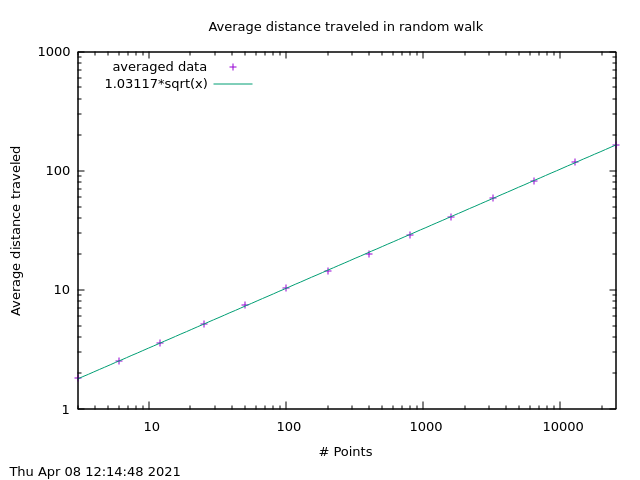

Recreate this plot in gnuplot.
#  file: gaussian_random_new.plt 
#
#  Gnuplot plot file for gaussian_random_new histograms
#  
#  Programmer:  Dick Furnstahl  furnstahl.1@osu.edu
# 
#  Revision history
#   2004-03-05  original version for 780.20 session 12
#   2016-03-29  fixed logscale and sprintf for newer versions of gnuplot
#

# record the time and date the graph was generated
set timestamp

# titles and labels
set title 'Average distance traveled in random walk'
set xlabel '# Points'
set ylabel 'Average distance traveled'
set logscale xy

# move the legend to a free space
set key left

# fit the curve
f(x) = a*sqrt(x)
fit [3:25600] f(x) "total_R.dat" using ($1):($2) via a
ptitle = sprintf("%-4.5f*sqrt(x)", a)
#set term x11


# plot 
plot "total_R.dat" using ($1):($2) title 'averaged data', \
a*sqrt(x) title ptitle
